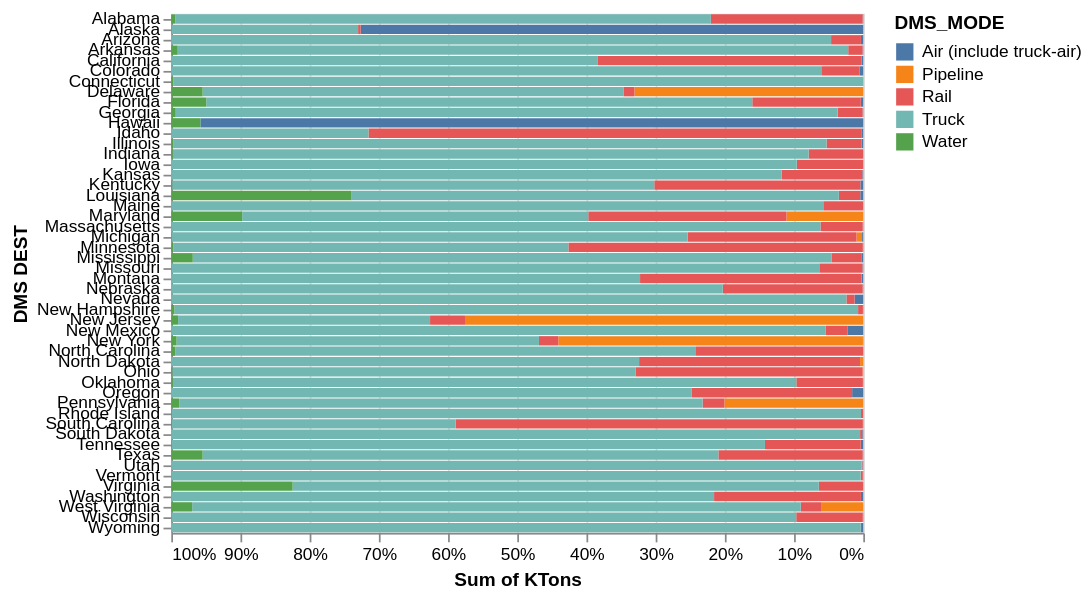

Here is the Vega-Lite specification saved for this chart:
### Vega-Lite specification from a JSON file in a GitHub repository (floating-point values rounded to 4 significant figures; data arrays with more than 128 entries replaced by an {"elided": "..."} marker saying what was removed)
{"config": {"view": {"width": 400, "height": 300}, "mark": {"tooltip": null}}, "data": {"name": "data-608c70037718747860d59c3af15f9075"}, "mark": "bar", "encoding": {"color": {"type": "nominal", "field": "DMS_MODE"}, "x": {"type": "quantitative", "aggregate": "sum", "field": "KTons", "sort": "descending", "stack": "normalize"}, "y": {"type": "nominal", "field": "DMS DEST"}}, "selection": {"selector005": {"type": "interval", "bind": "scales", "encodings": ["x", "y"]}}, "$schema": "https://vega.github.io/schema/vega-lite/v3.2.1.json", "datasets": {"data-608c70037718747860d59c3af15f9075": {"elided": "196 records"}}}
